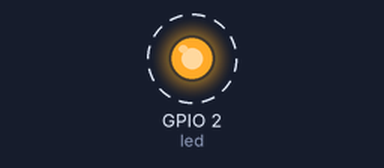
Recording of a program running on a simulated ESP32 board running MicroPython. On the bench: output pins drawn as LEDs (lit = HIGH). Dashed ring = blinking.

Above: at 0.5 s.
Timing chart, 0 to 4.6 s (numbered marks = the images above):
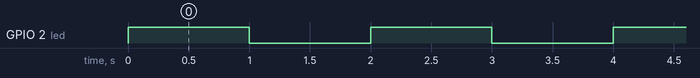

Measured:
- by itself, GPIO 2 (led): alternates HIGH for 1.0 s and LOW for 1.0 s

The program:

main.py
```python
from machine import Pin
import time

# Definimos el LED integrado (en el pin 2 en la mayoría de los ESP32)
led = Pin(2, Pin.OUT)

# Encendemos y apagamos el LED con una pausa de 1 segundo
while True:
    led.on()
    time.sleep(1)
    led.off()
    time.sleep(1)
```
